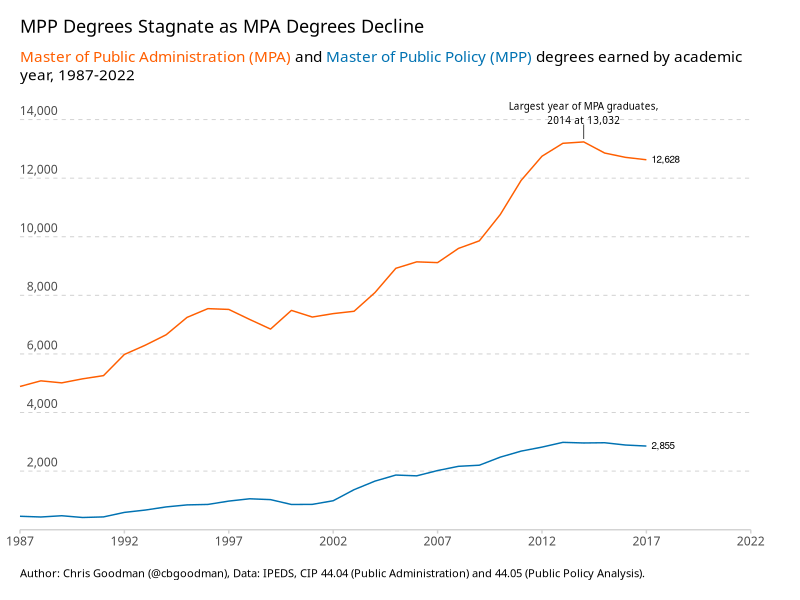
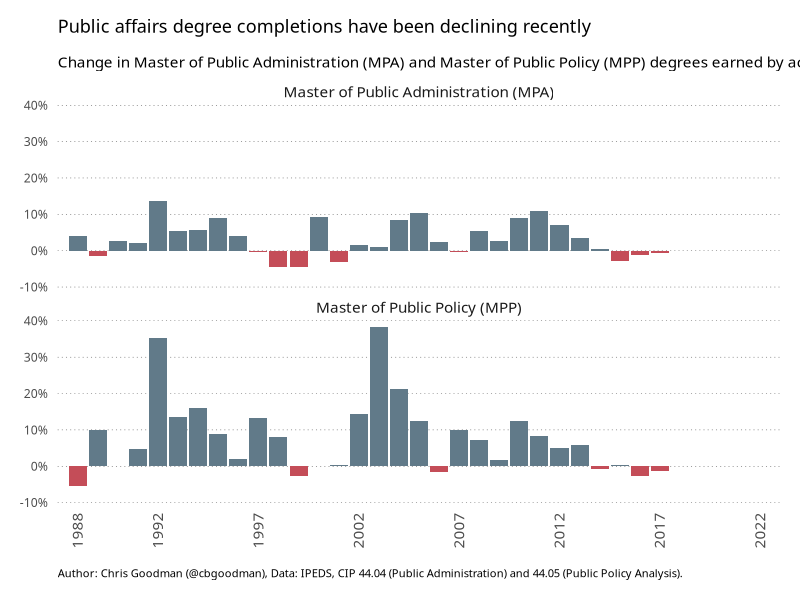

Generate these figures, in order, with R:
library(tidyverse)
library(scales)
library(ggrepel)
library(ggtext)

# read in data - IPEDS data on completions in PA/PP masters programs
ipeds = read.csv("data.csv") |>
  mutate(
    cip = as.factor(
      recode(
        cip,
        "4404" = "Master of Public Administration (MPA)",
        "4405" = "Master of Public Policy (MPP)"
      )
    )
  ) |>
  group_by(cip) |>
  mutate(
    diff = students - lag(students, n = 1L, order_by = ay_ending),
    percent_diff = diff / lag(students, n = 1L, order_by = ay_ending),
    updown.chg.perc = case_when(percent_diff >= 0 ~ "up", TRUE ~ "down"),
  ) |>
  ungroup()

# Breaks for y-axis
breaks = scales::extended_breaks(n = 7)(ipeds$students)
breaks = breaks[2:length(breaks)]

# Annotation
mpa_label_vals = ipeds |>
  filter(cip == "Master of Public Administration (MPA)") |>
  arrange(desc(students)) |>
  slice_max(students, n = 1)

mpampp = ipeds |>
  ggplot() +
  geom_line(aes(y = students, x = ay_ending, group = cip, color = cip)) +
  # MPA Annotation
  annotate(
    "text",
    x = mpa_label_vals$ay_ending,
    y = mpa_label_vals$students * 1.075,
    label = "Largest year of MPA graduates,\n2014 at 13,032",
    size = 2.5,
    family = "Public Sans"
  ) +
  annotate(
    "segment",
    x = mpa_label_vals$ay_ending,
    xend = mpa_label_vals$ay_ending,
    y = mpa_label_vals$students + 100,
    yend = mpa_label_vals$students * 1.045,
    linewidth = .25
  ) +
  geom_richtext(
    data = ipeds  |> group_by(cip) |> filter(ay_ending == max(ay_ending)), 
    aes(
      x = ay_ending,
      y = students,
      label = label_comma()(students)),
    fill = NA, label.color = NA, hjust = 0, size = 2.5
  ) +
  coord_cartesian(clip = "off", xlim = c(1987,2022)) +
  scale_x_continuous(
    breaks = c(1987, 1992, 1997, 2002, 2007, 2012, 2017, 2022),
    expand = expansion(mult = c(0, 0))
  ) +
  scale_y_continuous(
    limits = c(-1, 14500),
    breaks = breaks,
    expand = c(0, 0),
    labels = label_comma()
  ) +
  scale_colour_manual(
    values = c("#ff5e00", "#0072b2")
  ) +
  guides(
    x = guide_axis(cap = "both"), # Cap both ends
  ) +
  # Theming
  labs(
    title = "MPP Degrees Stagnate as MPA Degrees Decline",
    subtitle = "<span style='color:#ff5e00'>Master of Public Administration (MPA)</span> and <span style='color:#0072b2'>Master of Public Policy (MPP)</span> degrees earned by academic year, 1987-2022",
    caption = "Author: Chris Goodman (@cbgoodman), Data: IPEDS, CIP 44.04 (Public Administration) and 44.05 (Public Policy Analysis).",
    y = NULL,
    x = NULL
  ) +
  theme_minimal(base_family = "Public Sans") +
  theme(
    legend.position = "none",
    panel.background = element_blank(),
    axis.text.y = element_text(
      angle = 0,
      vjust = -.5,
      margin = margin(r = -30)
    ),
    panel.grid.minor = element_blank(),
    panel.grid.major.x = element_blank(),
    panel.grid.major.y = element_line(
      colour = "light grey",
      linetype = "dashed",
      linewidth = .35
    ),
    axis.ticks.x = element_line(color = "light grey"),
    axis.ticks.y = element_blank(),
    axis.line.x = element_line(
      colour = "light grey",
      linetype = "solid",
      linewidth = .5
    )
  ) +
  # breathing room for the plot
  theme(plot.margin = unit(c(0.5, 1.25, 0.5, 0.5), "cm")) +
  # make the plot title bold and modify the bottom margin a bit
  theme(
    plot.title = element_textbox_simple(
      family = "Public Sans SemiBold",
      size = 13,
      margin = margin(b = 11)
    )
  ) +
  # make the subtitle italic
  theme(
    plot.subtitle = element_textbox_simple(
      family = "Public Sans Italic",
      size = 11,
      margin = margin(b = 15)
    )
  ) +
  theme(
    plot.caption = element_text(
      size = 8,
      hjust = 0,
      margin = margin(t = 15)
    )
  )

ggsave(
  plot = mpampp,
  "mpampp.png",
  path = ".",
  width = 10,
  height = 6,
  units = "in",
  dpi = "retina",
  bg = "#ffffff",
  device = grDevices::png
)

pal = c("down" = "#C44D58", "up" = "#617A89")

mpamppdiff = ipeds |>
  ggplot() +
  geom_bar(
    stat = "identity",
    aes(y = percent_diff, x = ay_ending, fill = updown.chg.perc, color = NULL),
    #position = position_nudge(x = 15)
  ) +
  facet_wrap(~cip, nrow = 2,
    #labeller = labeller(industry.code = label)
  ) +
  scale_x_continuous(
    limits = c(1987, 2023),
    breaks = c(1988, 1992, 1997, 2002, 2007, 2012, 2017, 2022),
    expand = c(0, 0)
  ) +
  scale_y_continuous(
    labels = scales::percent,
    limits = c(-0.1, 0.4),
    expand = c(0, 0)
  ) +
  scale_fill_manual(
    values = pal,
    guide = "none"
  ) +
  # Theming
  labs(
    title = "Public affairs degree completions have been declining recently",
    subtitle = "Change in Master of Public Administration (MPA) and Master of Public Policy (MPP) degrees earned by academic year, 1988-2022",
    caption = "Author: Chris Goodman (@cbgoodman), Data: IPEDS, CIP 44.04 (Public Administration) and 44.05 (Public Policy Analysis).",
    y = NULL,
    x = NULL) +
  theme_minimal(base_family = "Public Sans") +
  # light, dotted major y-grid lines only
  theme(panel.grid = element_line()) +
  theme(panel.grid.major.y = element_line(color = "#2b2b2b", linetype = "dotted", size = 0.15)) +
  theme(panel.grid.major.x = element_blank()) +
  theme(panel.grid.minor.x = element_blank()) +
  theme(panel.grid.minor.y = element_blank()) +
  # light x-axis line only
  theme(axis.line = element_line()) +
  theme(axis.line.y = element_blank()) +
  theme(axis.line.x = element_blank()) +
  # tick styling
  theme(axis.ticks = element_line()) +
  theme(axis.ticks.x = element_blank()) +
  theme(axis.ticks.y = element_blank()) +
  theme(axis.ticks.length = unit(5, "pt")) +
  # x-axis labels
  theme(axis.text.x = element_text(size = 11, hjust = 0.95, vjust = 0.5, angle = 90)) +
  # breathing room for the plot
  theme(plot.margin = unit(rep(0.5, 4), "cm")) +
  # move the y-axis tick labels over a bit
  #theme(axis.text.y = element_text(margin = margin(r = -5))) +
  #theme(axis.text.x = element_text(margin = margin(r = -5))) +
  # make the plot title bold and modify the bottom margin a bit
  theme(plot.title = element_text(family = "Public Sans SemiBold", size = 13, margin = margin(b = 15))) +
  # make the subtitle italic
  theme(plot.subtitle = element_text(family = "Public Sans Italic", size = 11)) +
  # increase size of facet text
  theme(strip.text.x = element_text(size = 11)) +
  theme(plot.caption = element_text(size = 8, hjust = 0, margin = margin(t = 15)))

ggsave(
  plot = mpamppdiff,
  "mpamppdiff.png",
  path = ".",
  width = 10,
  height = 8,
  units = "in",
  dpi = "retina",
  bg = "#ffffff",
  device = grDevices::png
)
